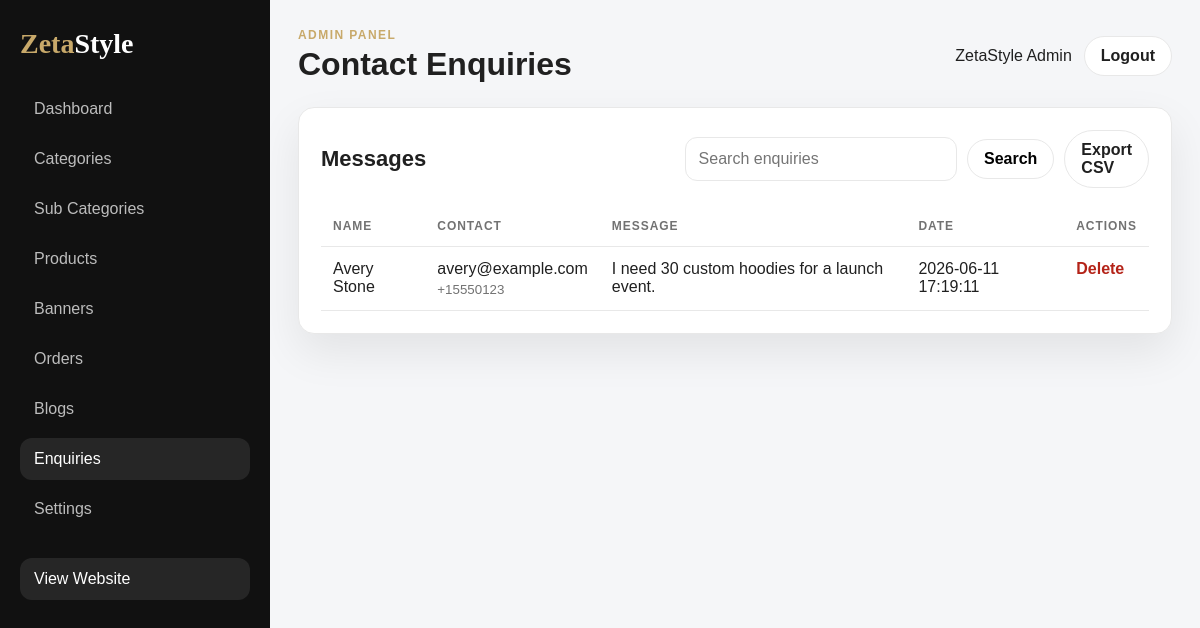
The page /admin/enquiries/index.php (signed in) on the database its author committed.
### tables this page shows
CREATE TABLE contact_messages (
    id INT UNSIGNED AUTO_INCREMENT PRIMARY KEY,
    name VARCHAR(120) NOT NULL,
    email VARCHAR(180) NOT NULL,
    phone VARCHAR(40) NOT NULL,
    message TEXT NOT NULL,
    created_at TIMESTAMP DEFAULT CURRENT_TIMESTAMP
);

### includes/functions.php (called while the page is built, shortened)
<?php
function e(string $value): string
{
    return htmlspecialchars($value, ENT_QUOTES, 'UTF-8');
}
    ?>

### admin/enquiries/index.php (the view, shortened to what this page needs)
<?php
require_once __DIR__ . '/../bootstrap.php'; require_admin(); $pdo=admin_db(); $adminTitle='Contact Enquiries';
$search=trim((string)($_GET['search']??''));$where=$search!==''?'WHERE name LIKE :s OR email LIKE :s OR phone LIKE :s OR message LIKE :s':'';$stmt=$pdo->prepare("SELECT * FROM contact_messages {$where} ORDER BY id DESC");if($search!=='')$stmt->bindValue(':s',"%{$search}%");$stmt->execute();$rows=$stmt->fetchAll();require __DIR__.'/../header.php';
?>
<section class="panel"><div class="panel-head"><h2>Messages</h2><form class="search-form"><input name="search" value="<?= e($search); ?>" placeholder="Search enquiries"><button class="admin-btn">Search</button><a class="admin-btn" href="?export=1">Export CSV</a></form></div><div class="table-wrap"><table><thead><tr><th>Name</th><th>Contact</th><th>Message</th><th>Date</th><th>Actions</th></tr></thead><tbody><?php foreach($rows as $row): ?><tr><td><?= e($row['name']); ?></td><td><?= e($row['email']); ?><small><?= e($row['phone']); ?></small></td><td><?= e($row['message']); ?></td><td><?= e($row['created_at']); ?></td><td><a class="danger-link" href="?delete=<?= (int)$row['id']; ?>" data-confirm>Delete</a></td></tr><?php endforeach; ?></tbody></table></div></section>
<?php require __DIR__.'/../footer.php'; ?>

### admin/assets/css/admin.css (style rules this page uses)
:root { --dark:#111;--gold:#c8a96a;--bg:#f5f6f8;--line:#e8e8e8;--text:#202020;--muted:#727272;--white:#fff;--danger:#b42318;--radius:16px;--shadow:0 18px 44px rgba(17,17,17,.08) }
* { box-sizing:border-box }
body { margin:0;background:var(--bg);color:var(--text);font-family:Arial,sans-serif }
a { color:inherit;text-decoration:none }
input,select,textarea,button { font:inherit }
.admin-user a,.admin-btn { border:1px solid var(--line);background:var(--white);border-radius:999px;padding:10px 16px;cursor:pointer;font-weight:700;display:inline-flex;align-items:center;justify-content:center }
.stat-card,.panel { background:var(--white);border:1px solid var(--line);border-radius:var(--radius);box-shadow:var(--shadow) }
.panel { padding:22px;margin-bottom:22px }
.panel-head { display:flex;justify-content:space-between;gap:18px;align-items:center;margin-bottom:18px }
.panel-head h2 { margin:0;font-size:22px }
.table-wrap { overflow:auto }
table { width:100%;border-collapse:collapse }
th,td { text-align:left;padding:13px 12px;border-bottom:1px solid var(--line);vertical-align:top }
th { font-size:12px;text-transform:uppercase;color:var(--muted);letter-spacing:.08em }
td small { display:block;color:var(--muted);margin-top:4px }
.admin-form input,.admin-form select,.admin-form textarea,.search-form input,.search-form select { width:100%;border:1px solid var(--line);border-radius:12px;padding:12px 13px;background:#fff }
.search-form { display:flex;gap:10px;align-items:center }
.danger-link { color:var(--danger);font-weight:700 }

### rows shown on the page
contact_messages: name "Avery Stone", email "avery@example.com", phone "+15550123", message "I need 30 custom hoodies for a launch event.", created_at "2026-06-11 17:19:11"

### other values the page prints
$adminTitle "Contact Enquiries"
$_SESSION['admin_name'] "ZetaStyle Admin"
